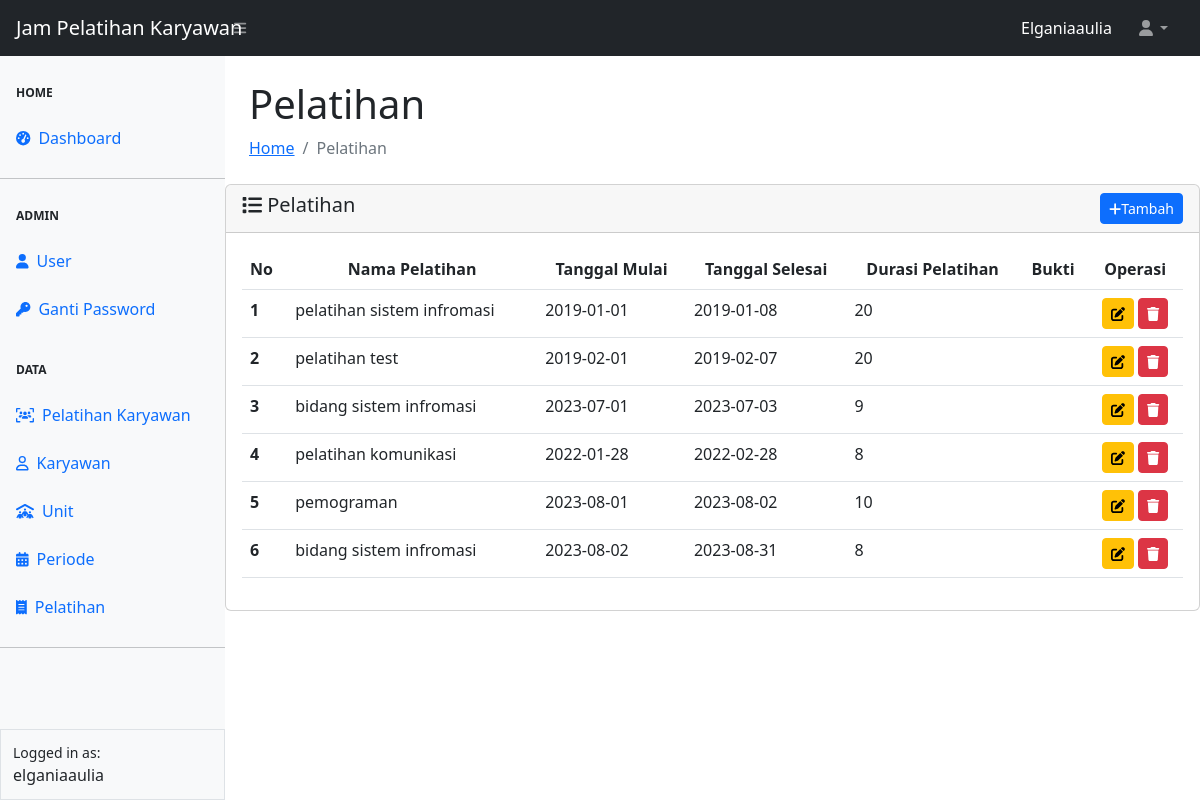
Screenshot of /pelatihan/pelatihan.php (signed in) with the database file from the repository.
### tables this page shows
CREATE TABLE `tbl_pelatihan`  (
  `id` int NOT NULL AUTO_INCREMENT,
  `nama` varchar(150) NOT NULL,
  `id_pelkry` int NULL DEFAULT NULL,
  `tgl_mulai` date NOT NULL,
  `tgl_selesai` date NOT NULL,
  `jumlah_jam` int NOT NULL,
  `bukti` varchar(100) NULL DEFAULT NULL,
  PRIMARY KEY (`id`) USING BTREE
);

### config.php (called while the page is built, shortened)
<?php
$main_url = "http://localhost/rskm/";
?>

### pelatihan/pelatihan.php (the view, shortened to what this page needs)
<?php
require_once "../config.php";
require_once "../template/header.php";
require_once "../template/navbar.php";
require_once "../template/sidebar.php";
?>
<div id="layoutSidenav_content">
                <main>
                    <div class="container-fluid px-4">
                        <h1 class="mt-4">Pelatihan</h1>
                        <ol class="breadcrumb mb-4">
                            <li class="breadcrumb-item"><a href="../index.php">Home</a> </li>
                            <li class="breadcrumb-item active">Pelatihan</li>
                        </ol>
                    </div>
                    <div class="card">
                    <div class="card-header">
                        <span class = "h5 my-2" ><i class="fa-solid fa-list"></i> Pelatihan</span>
                        <a href="<?= $main_url?>pelatihan/add-pelatihan.php" class="btn btn-sm btn-primary float-end"><i class="fa-solid fa-plus"></i>Tambah</a>
                    </div>
                    <div class="card-body">
                    <form action="pelatihan.php" method="POST" enctype="multipart/form-data">
                    <table class="table table-hover" id="datatablesSimple">
                        <thead>
                            <tr>
                            <th scope="col">No</th>
                            <th scope="col"><center>Nama Pelatihan</center></th>
                            <th scope="col"><center>Tanggal Mulai</center></th>
                            <th scope="col"><center>Tanggal Selesai</center></th>
                            <th scope="col"><center>Durasi Pelatihan</center></th>
                            <th scope="col"><center>Bukti</center></th>
                            <th scope="col"><center>Operasi</center></th>
                        </thead>
                        <tbody>
                            <?php
                            $no = 1;
                            $queryPelatihan = mysqli_query($koneksi, "SELECT * FROM tbl_pelatihan");
                            while ($data = mysqli_fetch_array($queryPelatihan)){
                                $id = $data['id'];
                            ?>
                            <tr>
                            <th scope="row"><?= $no++ ?></th>
                            <td><?= $data['nama'] ?></td>
                            <td><?= $data['tgl_mulai'] ?></td>
                            <td><?= $data['tgl_selesai'] ?></td>
                            <td><?= $data['jumlah_jam'] ?></td>
                            <td><?= $data['bukti'] ?></td>
                            <td align="center">
                                <a href="edit-pelatihan.php?id=<?= $data['id'] ?>" class="btn btn-sm btn-warning" title="Update Pelatihan"><i class="fa-solid fa-pen-to-square"></i></a>
                                <button type="button" class="btn btn-sm btn-danger" id="btnHapus" title="Hapus Pelatihan" data-id="<?= $id ?>" ><i class="fa-solid fa-trash"></i></button>
                            </td>
                            </tr>
                            <?php } ?>
                        </tbody>
                        </table>
                        </form>
                    </div>
</div>
                        </div>
<?php
    require_once "../template/footer.php"
?>

### rows the page displays
tbl_pelatihan: nama "pelatihan sistem infromasi", tgl_mulai "2019-01-01", tgl_selesai "2019-01-08", jumlah_jam "20"
tbl_pelatihan: nama "pelatihan test", tgl_mulai "2019-02-01", tgl_selesai "2019-02-07", jumlah_jam "20"
tbl_pelatihan: nama "bidang sistem infromasi", tgl_mulai "2023-07-01", tgl_selesai "2023-07-03", jumlah_jam "9"
tbl_pelatihan: nama "pelatihan komunikasi", tgl_mulai "2022-01-28", tgl_selesai "2022-02-28", jumlah_jam "8"
tbl_pelatihan: nama "pemograman", tgl_mulai "2023-08-01", tgl_selesai "2023-08-02", jumlah_jam "10"
tbl_pelatihan: nama "bidang sistem infromasi", tgl_mulai "2023-08-02", tgl_selesai "2023-08-31", jumlah_jam "8"

### other values shown
$_SESSION ['username'] "Elganiaaulia"
$_SESSION ['username'] "elganiaaulia"
